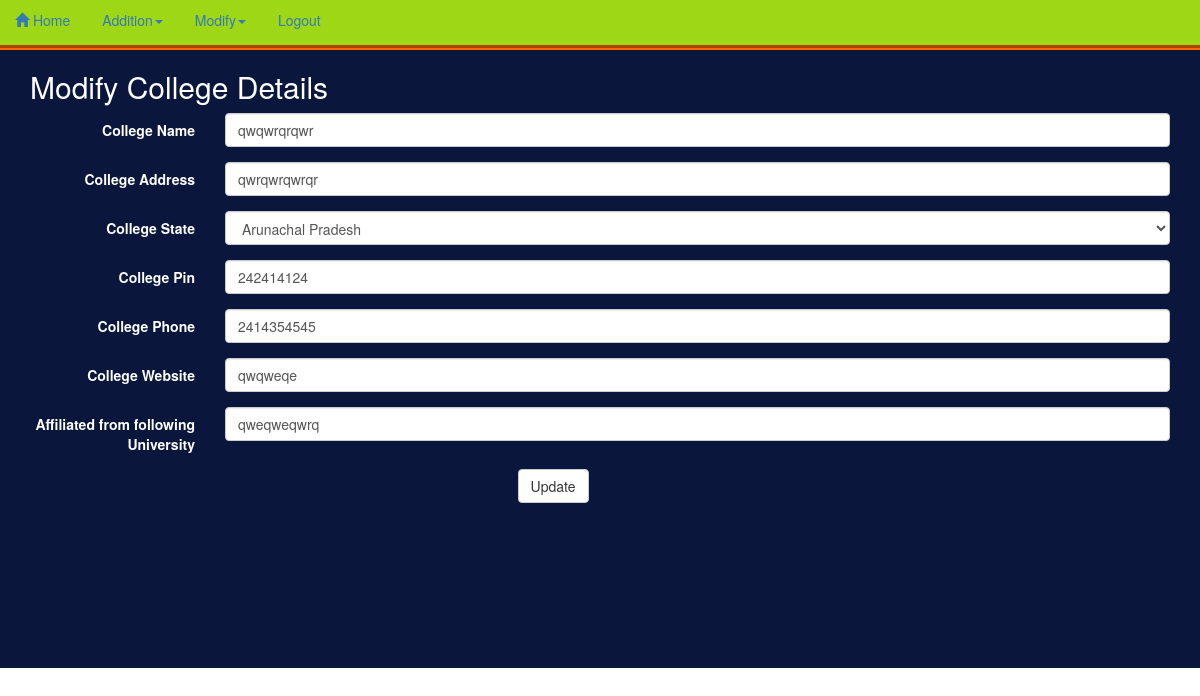
The page /admin/cgmod.php?edit_row=3 on the database its author committed.
### tables this page shows
CREATE TABLE `cg_details` (
  `id` int(11) NOT NULL,
  `cg_name` text NOT NULL,
  `cg_add` text NOT NULL,
  `cg_state` varchar(255) NOT NULL,
  `cg_pin` int(11) NOT NULL,
  `cg_phone` varchar(255) NOT NULL,
  `cg_site` varchar(255) NOT NULL,
  `cg_reg` varchar(255) NOT NULL
);

### admin/cgmod.php (the view, shortened to what this page needs)
<!DOCTYPE html>
<html>
  <head>
    <link rel="stylesheet" href="../css/bootstrap.min.css">
    <link rel="stylesheet" href="../css/adminstyle.css">
  </head>
  <body>
    <div class="header">
      <ul class="nav nav-pills">
        <li role="presentation"><a href="main.php"><span class="glyphicon glyphicon-home" aria-hidden="true"></span> Home</a></li>
          <li role="presentation" class="dropdown"><a class="dropdown-toggle" data-toggle="dropdown" href="#" role="button" aria-haspopup="true" aria-expanded="false">Addition<span class="caret"></span></a>
        </li>
          <li role="presentation" class="dropdown"><a class="dropdown-toggle" data-toggle="dropdown" href="#" role="button" aria-haspopup="true" aria-expanded="false">Modify<span class="caret"></span></a>
          </li>
          <li role="presentation"><a href="index.php">Logout</a></li>
        </ul>
      </div>
    <div class="right">
    <div class="container">
      <h2>Modify College Details </h2>
    </div>
    <?php
    $con=mysqli_connect("localhost","root","","universities");
    if (isset($_GET['edit_row']))
    {
    $edit_id=$_GET['edit_row'];
    $select_row="SELECT * FROM cg_details where id='$edit_id'";
    $run_query=mysqli_query($con,$select_row);
    while ($row_id=mysqli_fetch_array($run_query))
      {
        $old_name=$row_id['cg_name'];
        $old_add=$row_id['cg_add'];
        $old_state=$row_id['cg_state'];
        $old_pin=$row_id['cg_pin'];
        $old_phone=$row_id['cg_phone'];
        $old_site=$row_id['cg_site'];
        $old_reg=$row_id['cg_reg'];
      }
    }
    ?>
     <div class="container">
      <form class="form-horizontal" name="frmCC" action="" method = "post">
    <div class="form-group">
    <label for="text" class="col-sm-2 control-label">College Name</label>
    <div class="col-sm-10">
      <input type="text" class="form-control" name="mod_cg_name" value="<?php echo $old_name;?>">
    </div>
  </div>
  <div class="form-group">
    <label for="inputPassword3" class="col-sm-2 control-label">College Address</label>
    <div class="col-sm-10">
      <input type="text" class="form-control" name="mod_cg_add" value="<?php echo $old_add;?>">
    </div>
  </div>
  <div class="form-group">
    <label for="inputPassword3" class="col-sm-2 control-label">College State</label>
    <div class="col-sm-10">
      <select class="form-control" name="mod_cg_state">
        <option><?php echo $old_state;?></option>
      </select>
    </div>
  </div>
  <div class="form-group">
    <label for="inputPassword3" class="col-sm-2 control-label">College Pin</label>
    <div class="col-sm-10">
      <input type="text" class="form-control" name="mod_cg_pin" value="<?php echo $old_pin;?>">
    </div>
  </div>
  <div class="form-group">
    <label for="inputPassword3" class="col-sm-2 control-label">College Phone</label>
    <div class="col-sm-10">
      <input type="text" class="form-control" name="mod_cg_phone" value="<?php echo $old_phone;?>">
    </div>
  </div>
  <div class="form-group">
    <label for="inputPassword3" class="col-sm-2 control-label">College Website</label>
    <div class="col-sm-10">
      <input type="text" class="form-control" name="mod_cg_site" value="<?php echo $old_site;?>">
    </div>
  </div>
  <div class="form-group">
    <label for="inputPassword3" class="col-sm-2 control-label">Affiliated from following University</label>
    <div class="col-sm-10">
      <input type="text" class="form-control" name="mod_cg_reg" value="<?php echo $old_reg;?>">
    </div>
  </div>
  <div class="form-group">
    <div class="col-md-offset-5 col-sm-6">
      <button type="submit" name="submit" class="btn btn-default">Update</button>
    </div>
  </div>
</form>
    </div>
</div>
  </body>
</html>

### css/adminstyle.css (style rules this page uses)
.header { background-color: #9ed715; height: 50px; width: auto;; border-bottom-width: 5px; border-bottom-style: groove; border-bottom-color: #f60; }
.right { background-color: #0a163c ; color: #fff; height: 618px; width: auto; }

### rows shown on the page
cg_details: mod_cg_name "qwqwrqrqwr", mod_cg_add "qwrqwrqwrqr", mod_cg_state "Arunachal Pradesh", mod_cg_pin "242414124", mod_cg_phone "2414354545", mod_cg_site "qwqweqe", mod_cg_reg "qweqweqwrq"
